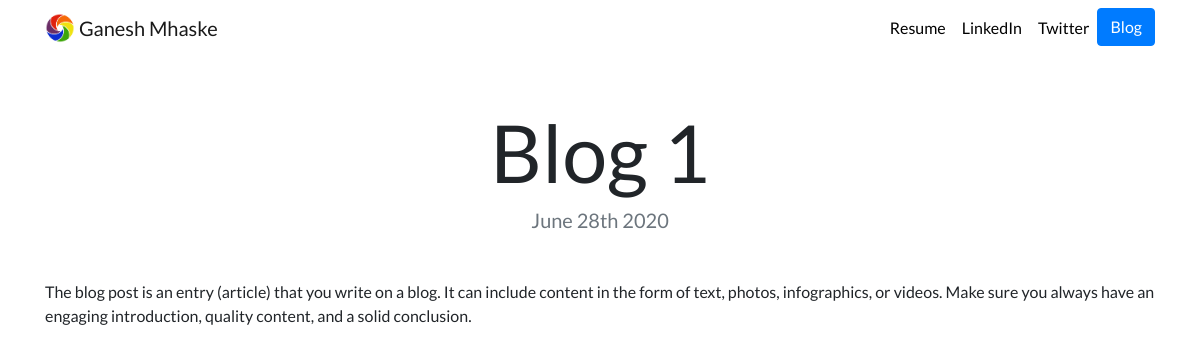
Page /blog/1/ on the committed database.
### blog/models.py (models this page shows, shortened)
class Blog(models.Model):
    title = models.CharField(max_length=200)
    description = models.TextField()
    date = models.DateField()

### blog/views.py (the view)
# urls.py: path('<int:blog_id>/',views.details ,name="details"),
def details(request,blog_id):
    blog = get_object_or_404(Blog, pk=blog_id)
    return render(request, 'blog/details.html',{'blog':blog})

### blog/templates/blog/details.html
{% extends 'portfolio/base.html'%}
{% load static %}
{% block content %}
<h1 class="text-center mt-5" id="blogdetailtitle">{{ blog.title }}</h1>
<h5 class="text-center text-muted mb-5">{{ blog.date|date:'F jS Y' }}</h5>
{{ blog.description|safe }}
{% endblock %}

### portfolio/static/portfolio/custom.css (style rules this page uses)
body { font-family: 'Lato', sans-serif; }
@media (min-width: 992px) { #blogdetailtitle { font-size: 5rem; } }

### rows in the picture
Blog: title "Blog 1", date "June 28th 2020", description "The blog post is an entry (article) that you write on a blog. It can include content in the form of text, photos, infographics, or videos. Make sure you always have an engaging introduction, quality content, and a solid conclusion."
